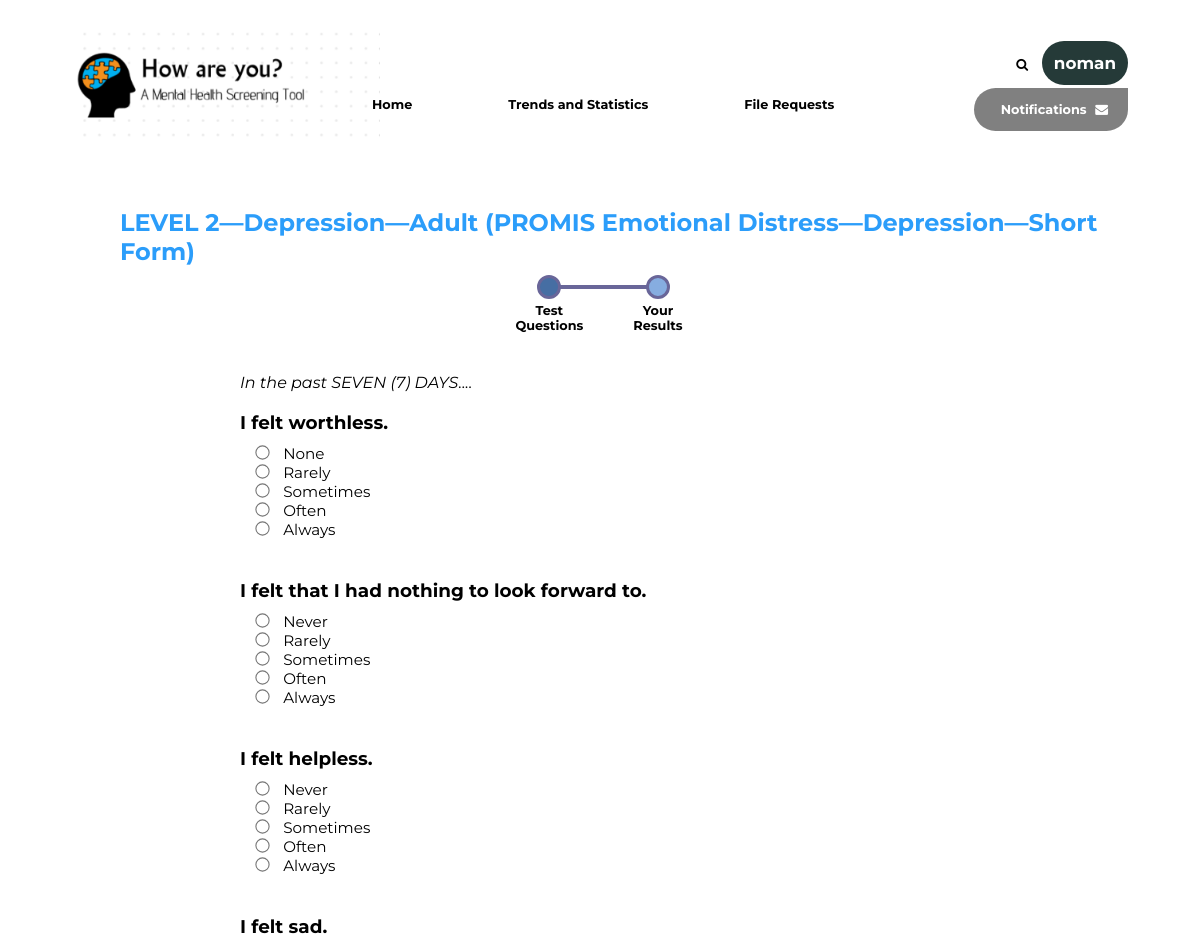
The app's page /take_questionnaire/2 (signed in, upper part), older data.
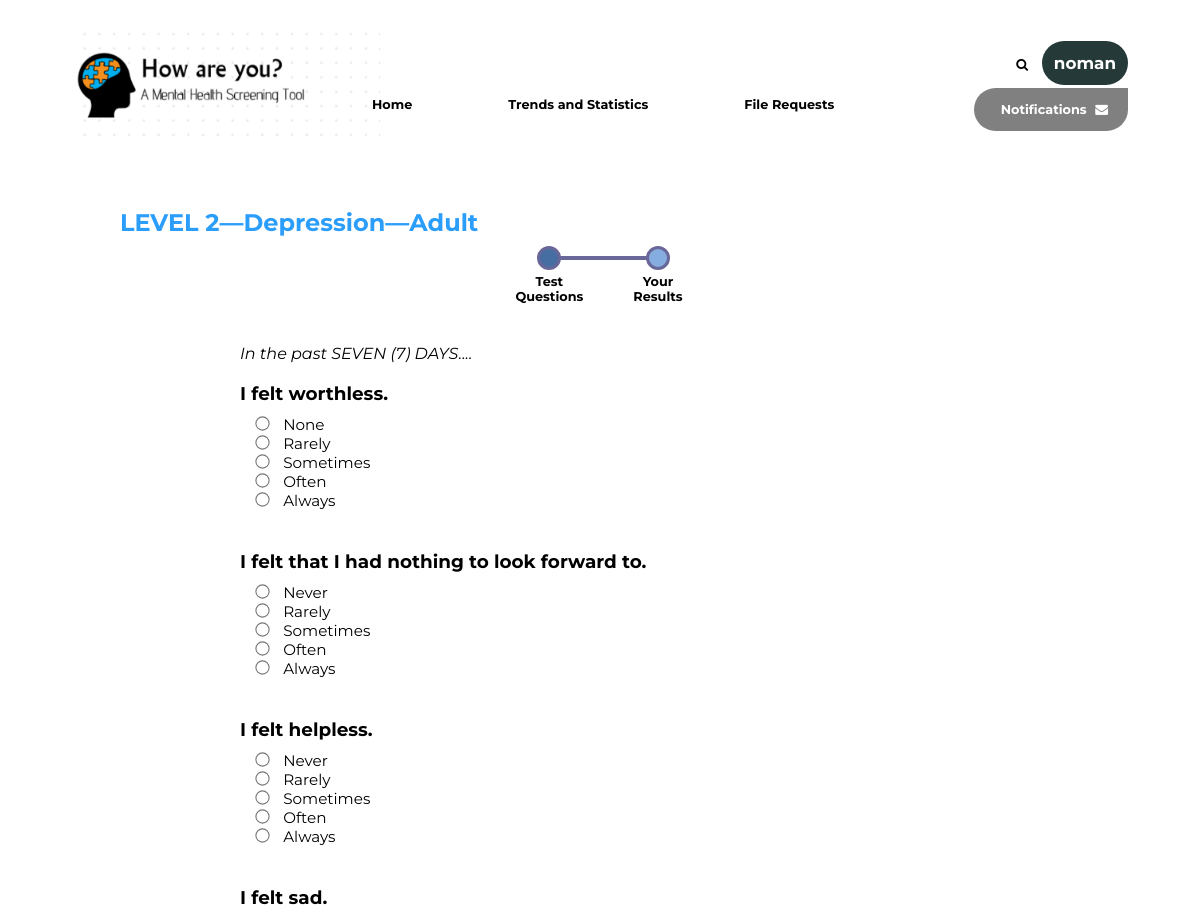
The same page, newer data.
### take_questionnaire/models.py (models this page shows)
class Test(models.Model):
    added_by = models.ForeignKey(Psychiatrist, on_delete=models.DO_NOTHING)
    details_gimmic = models.CharField(max_length=TEXT_FIELD, default=UNSPECIFIED)
    instruction = models.CharField(max_length=TEXT_FIELD, default=UNSPECIFIED)
    details_duration = models.CharField(max_length=TEXT_FIELD, default=UNSPECIFIED)
    name = models.CharField("Name of the test", max_length=FIELD_LENGTH, null=False, blank=False)
    created_at = models.DateTimeField(default=timezone.now)
    is_approved = models.CharField(max_length=CHOICE_LENGTH, choices=Status.choices, default=Status.PENDING_APPROVAL)
    questions = models.ManyToManyField(Question, through='TestQuestion')
    has_score = models.BooleanField(default=False)

### take_questionnaire/views.py (the view)
# urls.py: path('<int:test_id>', views.render_test, name='render_test'),
def render_test(request,test_id):
    context = {}
    ''' should be changed to capture the right test'''
    test = Test.objects.get(id=test_id)
    context['test'] = test
    context['my'] = Patient.objects.get(username=request.session['username'])
    return render(request, 'take_questionnaire/test-questions.html', context)

### take_questionnaire/templates/take_questionnaire/test-questions.html (shortened to what this page needs)
{% load static %}
<!DOCTYPE html>
<html lang="en">
<head>
    <link rel="stylesheet" href="https://cdnjs.cloudflare.com/ajax/libs/font-awesome/4.7.0/css/font-awesome.min.css">
    <link href="{% static 'take_questionnaire/styles.css' %}" rel="stylesheet">
</head>
<body>
<div class="container">
    <section class="header">
        {% include "logo.html" %}
        <nav>
            <ul class="nav-links">
                <li><a href="{% url 'persons:index' %}" > Home </a></li>
                <li>Trends and Statistics</li>
                <li>File Requests</li>
            </ul>
            <span class="nav-right">
                    <span><i class="fa fa-search" style="margin-right: 10px;"></i>
                        <span class="avatar" onclick="document.getElementById('logout-modal-id').style.display='block'" style="cursor: pointer;">{{my.name}}</span>
                    </span>
                    <span class="notifi-box">
                        Notifications
                        <i class="fa fa-envelope" style="margin-left: 5px;"></i>
                    </span>
                </span>
        </nav>
    </section>
    <section class="que-sec">
        <div class="tron">{{test.name}}</div>
        <div class="test-steps">
            <ul class="test-steps-ul">
                <li class="test-step-n"><span class="test-step-circ active-step"></span><span>Test</span><span>Questions</span></li>
                <li class="test-step-n"><span class="test-step-circ"></span><span>Your</span><span>Results</span></li>
            </ul>
        </div>
        <div class="questions-container">
            <form action="{% url 'take_questionnaire:submit' test.id %}" style="position: relative;". method="POST">
                <ul class="test-ovrs">
                    <i>{{ test.details_duration }}</i>
                    <br>
                    <br>
                {% for q in test.questions.all %}
                    <li>
                        <span class="que-name">{{q.question_text}}</span><br>
                        <div class="que-opts">
                            {% for o in q.option_set.all %}
                            <input type="radio" class="radio" name="{{ q.id }}" value="{{o.id}}" id = "{{ o.id }}">
                            <label for="{{o.id}}"> <span class="que-opt-n">{{ o.text }}</span> </label> <br>
                            {% endfor %}
                        </div>
                    </li>
                {% endfor %}
                </ul>
            </form>
        </div>
    </section>
</div>
</body>
</html>

Row changes from the older to the newer data that the page shows:
changed Test "In the past SEVEN (7) DAYS....": name "LEVEL 2—Depression—Adult (PROMIS Emotional Distress—Depression—Short Form)" → "LEVEL 2—Depression—Adult"
